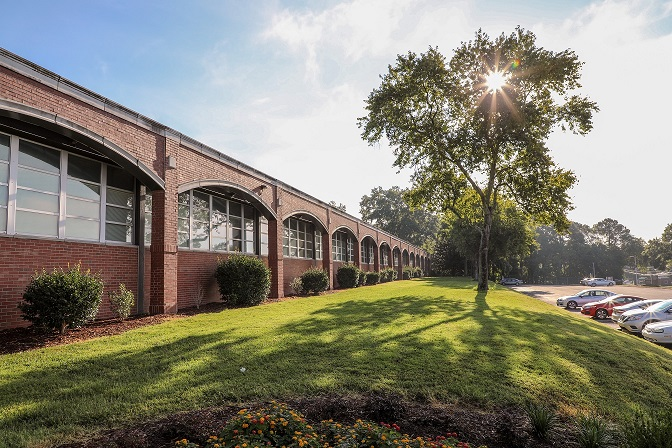
#> input picture DT_photo.png, 672 x 448 px, found by its file name
$ jupyter execute --allow-errors MAT_280_HP.ipynb
#> lines starting #> are read from the running program, lines starting #| are printed output that depends on the picture
<a href="https://colab.research.google.com/github/lianghu19/MAT-280-image-compression-project/blob/main/MAT_280_HP.ipynb" target="_parent"></a>

# **Deconstructing Images: A Visual Analysis of Low-Rank Approximation with SVD**

Institution: Durham Technical Community College
Instructor: Chris Mansfield
Student: Zhiliang Hu

## Project goals:

The primary objective of this project is to visualize the procedural steps of Singular Value Decomposition (SVD). The challenge arises from the fact that these methods are most powerfully applied in high-dimensional data compression, an environment that is impossible to visualize directly within two or three dimensions. Hence, a purely abstract mathematical visualization or a standard high-dimensional dataset visualization would fail to provide an intuitive understanding.To bridge this gap, this project will leverage image compression as a practical and visually tangible application. An image, as a 2D matrix of pixel values, serves as a perfect medium.This approach will allow us to deconstruct the SVD process in an intuitive context, illustrate the concept of low-rank approximation by reconstructing an image using a subset of singular values, and visually connect the core mathematical components of SVD (the matrices $U$, $S$, and $V^T$) to tangible features and patterns within the image itself.

## Background:

SVD/PCA has many applications in image compression, but due to their large file sizes, the mainstream methods are JPEG (A lossy compression method that reduces file size by lossing some details, commonly used for photographs) and PNG (A lossless compression format, suitable for graphics and text, usually with larger file sizes). SVD/PCA offer unique advantages in scientific image analysis, where efficiency and cost are less important than the quality of results.

'Vectors' in this project refers to numerical vectors/matrices, not vector graphics. We will be using Numpy for mathematical operation, Pillow for image loading and processing, and Matplotlib for visualization.

## Process:

[cell 1]
from google.colab import drive
drive.mount('/content/drive')

### Step 1: Loading the image and convert to grayscale

[cell 2]
from PIL import Image
import numpy as np
from IPython.display import display
import matplotlib.pyplot as plt


image_path='/content/drive/MyDrive/DT_photo.png'

try:
  img=Image.open(image_path)
#> img is the input picture: PIL image 672x448 RGB; mean R, G, B 132.6, 130.1, 115.7
  print("Image import successful!")
  display(img)
  # Use display() because .show() method in pillow doesn't have direct access to an external image viewer since Colab runs in a cloud environment

except FileNotFoundError:
  print(f"Error: Image not found at '{image_path}'.")

### Convert the picture to grayscale

[cell 3]
grayscale_image=img.convert('L')
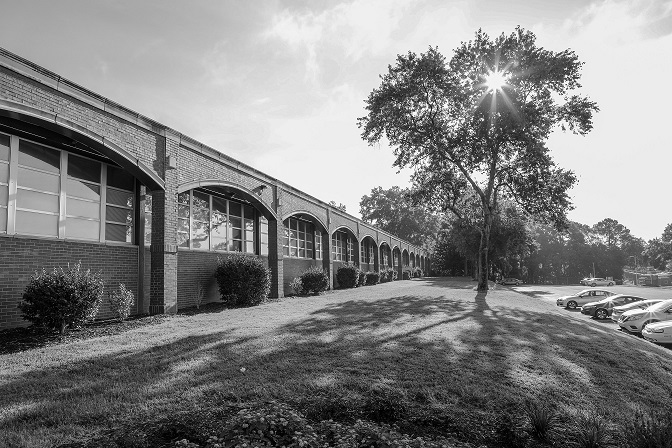
#> grayscale_image: PIL image 672x448 L; min 0, max 255, mean 129.2
print("Image convert successful!")
display(grayscale_image)
# grayscale_image.save(grayscale_dt.png)

### Why convert to grayscale?

This process is necessary for simplicity. A typical image is composed of pixels defined by a combinatioon of three primary color channels (RGB), and this required the image to not just has a single 2D grid of pixels but three 2D matrices stacked on top of each other (Basically 3D：
$R = U_R \Sigma_R V_R^T$ $G = U_G \Sigma_G V_G^T$ $B = U_B \Sigma_B V_B^T$). When a colored image is converted to grayscale, the color information is removed, and each pixel is then represented by a single intensity value, typically ranging from black (0) to white (255) (uint8) or 0.0 to 1.0 after normalization (which is what our project does).

SVD and PCA are typically applied to single 2D matrices. By converting to grayscale, the problem thereby simplified from dealing with multiple color channels (Three matrices, three SVD) to analyzing one single intensity, or brightness, channel.

### Step 2: Convert image (pixels) to matrices (arrays)

[cell 4]
img_array=np.array(grayscale_image)
print(f'Data type {img_array.dtype}')
#| Data type uint8
print(f'The maximum {img_array.max()}')
#| The maximum 255
print(f'The minimum {img_array.min()}')
#| The minimum 0

plt.figure(figsize=(10, 7))
#> (this line was passed over: IPython is not available in this run)
#> (the rest of this cell did not finish here and is left out)

This is not ideal because the uint8 format (an 8-bit unsigned integer) can only store non-negative integers within the 0-255 range.SVD, however, involves many calculations with decimal scaling factors; uint8 would forcibly truncate these decimals into integers, creating significant error. Also, when SVD decomposes the image, it must create orthogonal vectors in the U and V matrices (to capture important, independent, and non-redundant features), which inevitably produces negative numbers (to make dot product between eigenvectors equals to 0). The uint8 format cannot process negative numbers.Furthermore, during the calculations, if pixel brightnesses are relatively large (e.g., 200), their multiplication will be much greater than 255. uint8 cannot store this, leading to numerical overflow.


Therefore, we need numpy to cast the values and normalized them into 0-1 scale for calculation efficiency:

[cell 5]
img_float=img_array/255.0 # implicit casting using the float type 255.0
print("After normlization:")
print(f"dtype: {img_float.dtype}")
#| dtype: float64
print(f"shape: {img_float.shape}")
#| shape: (448, 672)
print(f"max/min: {img_float.min()} / {img_float.max()}")
#| max/min: 0.0 / 1.0

# Here, img_float is our Matrix A

### Step 3: Performing SVD

Here we get the result of U, V, and Singular values

[cell 6]
try:
    U_full, s_full, Vh_full = np.linalg.svd(img_float, full_matrices=True)
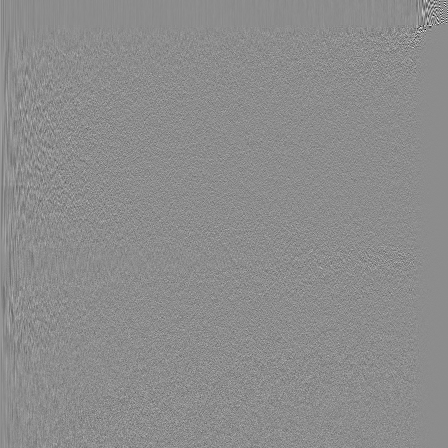
#> U_full: shape (448, 448) float64; min -0.684, max 0.555, mean 3.82e-05; drawn with min black and max white
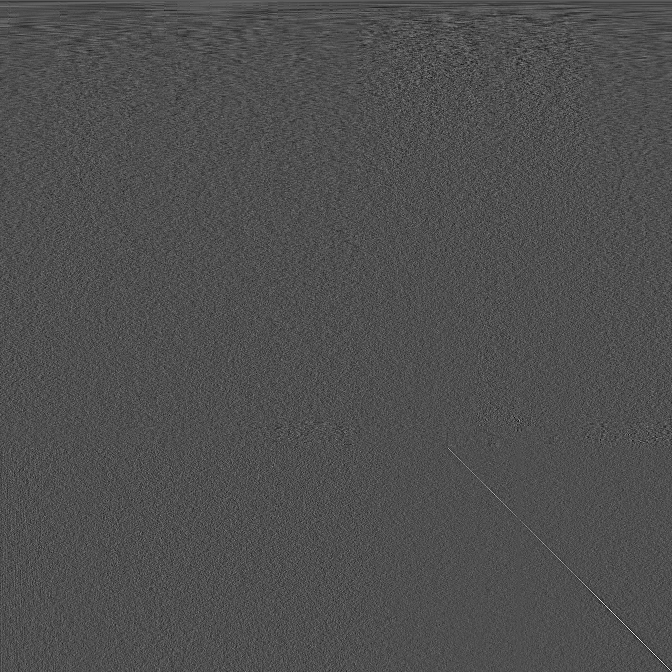
#> Vh_full: shape (672, 672) float64; min -0.249, max 0.549, mean 5.63e-05; drawn with min black and max white
#> s_full = 448 values, max 301.7 at index 0, min 0.016 at index 447, mean 3.63

    print("Full SVD calculated successfully.")
    print("Shape of returned matrices:")
    print(f"  U_full.shape:  {U_full.shape}   <--- (m, m)")
#|   U_full.shape:  (448, 448)   <--- (m, m)
    print(f"  s_full.shape:  {s_full.shape}    <--- This is a 1D vector, length n")
#|   s_full.shape:  (448,)    <--- This is a 1D vector, length n
    print(f"  Vh_full.shape: {Vh_full.shape}  <--- (n, n)")
#|   Vh_full.shape: (672, 672)  <--- (n, n)

except np.linalg.LinAlgError as e:
    print(f"Full SVD failed: {e}")


print("-------------------------------------------------------------")

try:
    U_reduced, s_reduced, Vh_reduced = np.linalg.svd(img_float, full_matrices=False)
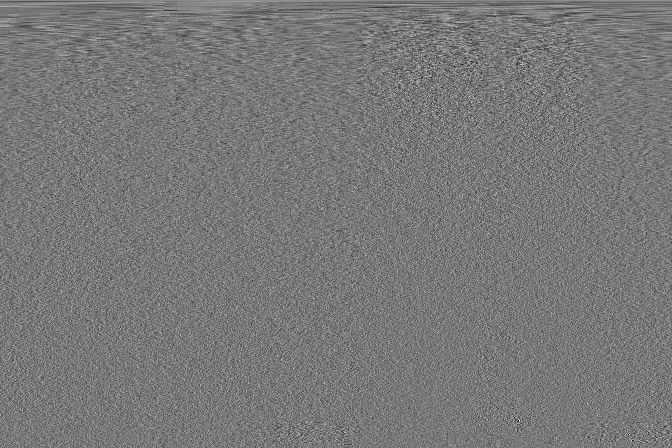
#> Vh_reduced: shape (448, 672) float64; min -0.249, max 0.278, mean 8.54e-05; drawn with min black and max white
#> s_reduced has the same summary as s_full

    print("Reduced SVD calculated successfully.")
    print("Shape of returned matrices:")
    print(f"  U_reduced.shape:  {U_reduced.shape}   <--- (m, n)")
#|   U_reduced.shape:  (448, 448)   <--- (m, n)
    print(f"  s_reduced.shape:  {s_reduced.shape}    <--- This is a 1D vector, length n")
#|   s_reduced.shape:  (448,)    <--- This is a 1D vector, length n
    print(f"  Vh_reduced.shape: {Vh_reduced.shape}  <--- (n, n)")
#|   Vh_reduced.shape: (448, 672)  <--- (n, n)

except np.linalg.LinAlgError as e:
    print(f"Reduced SVD failed: {e}")

# The reduced matrix is more efficient than the former one

[cell 7]
num_patterns_to_show = 4

m, _ = U_reduced.shape  # m = 448
#> m = 448
_, n = Vh_reduced.shape # n = 672
#> n = 672

print(f"\n--- Visualizing U: The 'Eigen-row' Patterns (first {num_patterns_to_show}) ---")

#> (the rest of this cell did not finish here and is left out)

Explantation needed

### Visualizing Singular Value Significance (Scree Plot)

This plot shows the relative importance captured by each singular value. The sharp drop off, as we will see, indicates that the first few singular values are dominantly important. This tells why we can effectively compress the image by keeping only the first k component, as the remaining values contribute very little to the overall structure.

There will be two plots:

Linear Scale: To show the dramatic drop-off of the first few values.

Logarithmic Scale: To better visualize the "tail" and see how the smaller values decay (to help distinguish small differences between different number of K).

[cell 8]
import matplotlib.pyplot as plt
print("\nVisualizing Singular Values---")
# Plot 1: Standard Linear Scale
plt.figure(figsize=(8, 5), dpi=200)
#> (this line was passed over: IPython is not available in this run)
plt.style.use('seaborn-v0_8-whitegrid')
plt.plot(s_reduced, marker='o', markersize=2, linestyle='-')
#> (this line was passed over: IPython is not available in this run)
plt.title("Scree Plot: Singular Values (Linear Scale)", fontsize=18)
#> (this line was passed over: IPython is not available in this run)
plt.xlabel("Singular Value Rank ($k$)", fontsize=14)
#> (this line was passed over: IPython is not available in this run)
plt.ylabel("Magnitude ($σ_k$)", fontsize=14)
#> (this line was passed over: IPython is not available in this run)
plt.grid(True, which='both', linestyle='--', linewidth=0.5)
#> (this line was passed over: IPython is not available in this run)
